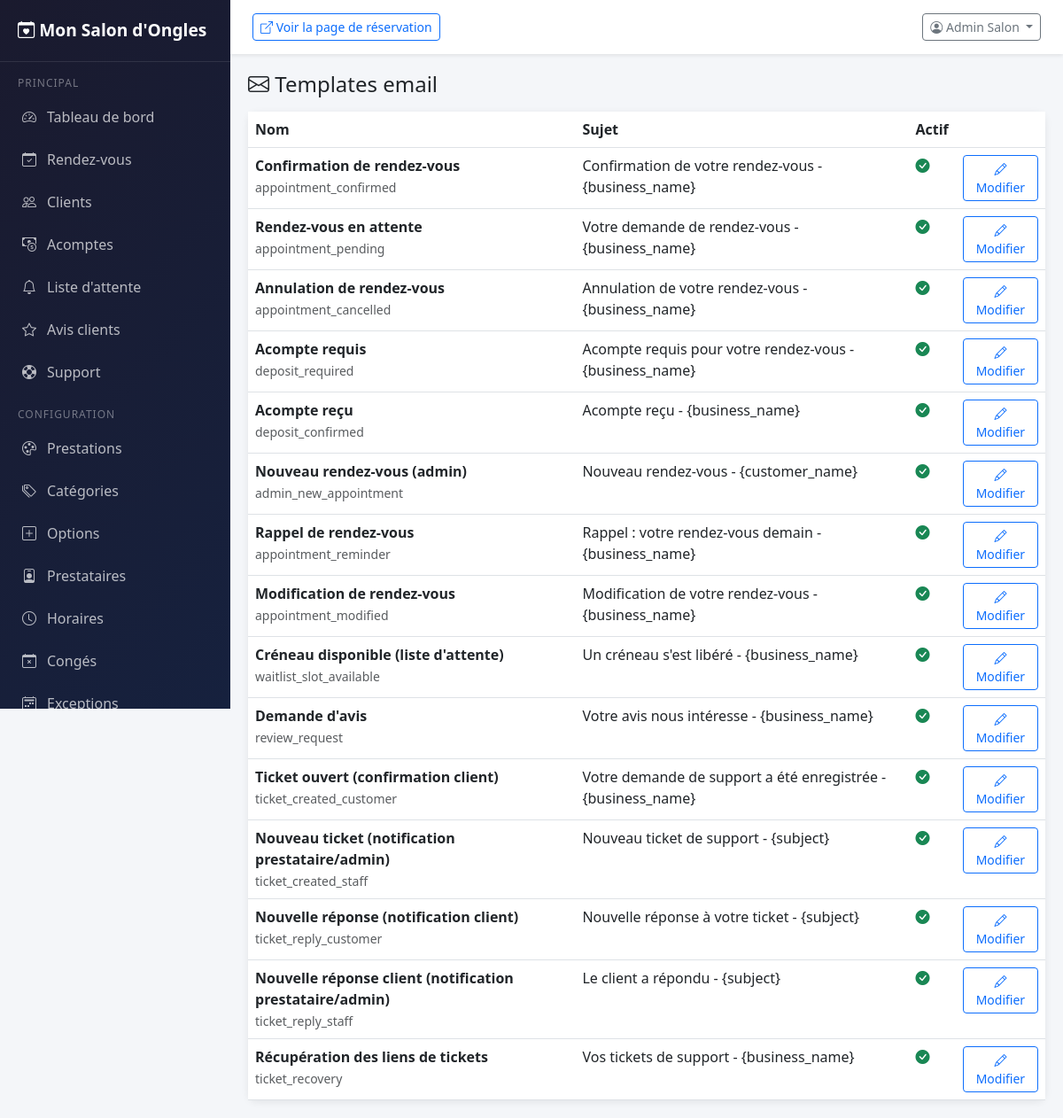
The app's page /admin/index.php?page=email-templates (signed in) with its own data.
### tables this page shows
CREATE TABLE IF NOT EXISTS `ab_email_templates` (
  `id` INT UNSIGNED AUTO_INCREMENT PRIMARY KEY,
  `slug` VARCHAR(100) NOT NULL UNIQUE,
  `name` VARCHAR(200) NOT NULL,
  `subject` VARCHAR(255) NOT NULL,
  `body` TEXT NOT NULL,
  `variables` TEXT COMMENT 'Variables disponibles (JSON)',
  `is_active` TINYINT(1) DEFAULT 1,
  `updated_at` DATETIME DEFAULT CURRENT_TIMESTAMP ON UPDATE CURRENT_TIMESTAMP
);

### admin/index.php (called while the page is built, shortened)
<?php
require_once __DIR__ . '/../core/App.php';
$page = $_GET['page'] ?? 'dashboard';
$pageFile = __DIR__ . '/pages/' . $page . '.php';
if (file_exists($pageFile)) {
    if ($page === 'login') {
        require $pageFile;
    } else {
        $pageContent = $page;
        require __DIR__ . '/layout.php';
    }
} else {
    http_response_code(404);
    echo 'Page non trouvée';
}

### core/Settings.php (called while the page is built, shortened)
<?php
class Settings {
    private static array $cache = [];
    private static bool $loaded = false;
    public static function loadAll(): void {
        if (self::$loaded) return;
        $db = Database::getInstance();
        $rows = $db->fetchAll("SELECT setting_key, setting_value FROM ab_settings");
        foreach ($rows as $row) {
            self::$cache[$row['setting_key']] = $row['setting_value'];
        }
        self::$loaded = true;
    }
    public static function get(string $key, string $default = ''): string {
        return self::$cache[$key] ?? $default;
    }
}

### core/App.php (called while the page is built, shortened)
<?php
require_once __DIR__ . '/Database.php';
require_once __DIR__ . '/Settings.php';
function ab_url(string $path = ''): string {
    static $baseUrl = null;
    if ($baseUrl === null) {
        if (defined('AB_BASE_URL') && AB_BASE_URL !== '' && AB_BASE_URL !== 'http://localhost/ABAppointments') {
            $baseUrl = rtrim(AB_BASE_URL, '/');
        } elseif (isset($_SERVER['HTTP_HOST'])) {
            $scheme = (!empty($_SERVER['HTTPS']) && $_SERVER['HTTPS'] !== 'off') ? 'https' : 'http';
            $scriptDir = dirname($_SERVER['SCRIPT_NAME']);
            if (preg_match('#/(public|admin|api)$#', $scriptDir)) {
                $scriptDir = dirname($scriptDir);
            }
            $baseUrl = $scheme . '://' . $_SERVER['HTTP_HOST'] . rtrim($scriptDir, '/');
        } else {
            $baseUrl = rtrim(AB_BASE_URL, '/');
        }
    }
    return $baseUrl . '/' . ltrim($path, '/');
}
function ab_escape(string $str): string {
    return htmlspecialchars($str, ENT_QUOTES, 'UTF-8');
}
function ab_setting(string $key, string $default = ''): string {
    return Settings::get($key, $default);
}
function ab_feature_enabled(string $feature): bool {
    $key = AB_TOGGLEABLE_FEATURES[$feature] ?? null;
    return ab_setting($key, '1') === '1';
}

### core/Database.php (called while the page is built, shortened)
<?php
class Database {
    private static ?Database $instance = null;
    private PDO $pdo;
    private function __construct() {
        $dsn = 'mysql:host=' . AB_DB_HOST . ';dbname=' . AB_DB_NAME . ';charset=' . AB_DB_CHARSET;
        $this->pdo = new PDO($dsn, AB_DB_USER, AB_DB_PASS, [
            PDO::ATTR_ERRMODE => PDO::ERRMODE_EXCEPTION,
            PDO::ATTR_DEFAULT_FETCH_MODE => PDO::FETCH_ASSOC,
            PDO::ATTR_EMULATE_PREPARES => false,
        ]);
        $this->pdo->exec("SET time_zone = '+00:00'");
    }
    public static function getInstance(): self {
        if (self::$instance === null) {
            self::$instance = new self();
        }
        return self::$instance;
    }
    public function query(string $sql, array $params = []): PDOStatement {
        $stmt = $this->pdo->prepare($sql);
        $stmt->execute($params);
        return $stmt;
    }
    public function fetchAll(string $sql, array $params = []): array {
        return $this->query($sql, $params)->fetchAll();
    }
}

### admin/pages/email-templates.php (the view, shortened to what this page needs)
<?php
$db = Database::getInstance();
$templates = $db->fetchAll("SELECT * FROM ab_email_templates ORDER BY id");
$editTemplate = isset($_GET['edit']) ? $db->fetchOne("SELECT * FROM ab_email_templates WHERE id = ?", [(int)$_GET['edit']]) : null;
?>
<h4 class="mb-3"><i class="bi bi-envelope"></i> Templates email</h4>
<?php if ($editTemplate): ?>
<div class="card">
    <div class="card-header bg-white"><h5 class="mb-0">Modifier : <?= ab_escape($editTemplate['name']) ?></h5></div>
    <div class="card-body">
        <form method="POST">
            <?= Auth::csrfField() ?>
            <input type="hidden" name="id" value="<?= $editTemplate['id'] ?>">
            <div class="mb-3">
                <label class="form-label">Sujet</label>
                <input type="text" name="subject" class="form-control" value="<?= ab_escape($editTemplate['subject']) ?>">
            </div>
            <div class="mb-3">
                <label class="form-label">Corps du mail (HTML)</label>
                <textarea name="body" class="form-control" rows="15" style="font-family:monospace;font-size:13px;"><?= ab_escape($editTemplate['body']) ?></textarea>
            </div>
            <div class="mb-3">
                <label class="form-label">Variables disponibles :</label>
                <div class="d-flex flex-wrap gap-1">
                    <?php foreach (json_decode($editTemplate['variables'] ?? '[]', true) as $v): ?>
                    <code class="badge bg-light text-dark border">{<?= $v ?>}</code>
                    <?php endforeach; ?>
                </div>
            </div>
            <div class="form-check form-switch mb-3">
                <input type="checkbox" name="is_active" class="form-check-input" <?= $editTemplate['is_active'] ? 'checked' : '' ?>>
                <label class="form-check-label">Actif</label>
            </div>
            <button type="submit" class="btn btn-primary"><i class="bi bi-check"></i> Enregistrer</button>
            <a href="<?= ab_url('admin/index.php?page=email-templates') ?>" class="btn btn-outline-secondary">Annuler</a>
        </form>
    </div>
</div>
<?php else: ?>
<div class="card">
    <div class="table-responsive">
        <table class="table table-hover mb-0">
            <thead><tr><th>Nom</th><th>Sujet</th><th>Actif</th><th></th></tr></thead>
            <tbody>
            <?php foreach ($templates as $t): ?>
            <tr>
                <td><strong><?= ab_escape($t['name']) ?></strong><br><small class="text-muted"><?= $t['slug'] ?></small></td>
                <td><?= ab_escape($t['subject']) ?></td>
                <td><?= $t['is_active'] ? '<i class="bi bi-check-circle-fill text-success"></i>' : '<i class="bi bi-x-circle text-danger"></i>' ?></td>
                <td><a href="<?= ab_url('admin/index.php?page=email-templates&edit=' . $t['id']) ?>" class="btn btn-sm btn-outline-primary"><i class="bi bi-pencil"></i> Modifier</a></td>
            </tr>
            <?php endforeach; ?>
            </tbody>
        </table>
    </div>
</div>
<?php endif; ?>

### admin/layout.php (shortened to what this page needs)
<?php
$currentPage = $pageContent;
$userName = $_SESSION['user_name'] ?? 'Admin';
$isAdmin = Auth::isAdmin();
?>
<!DOCTYPE html>
<html lang="fr">
<head>
    <link href="https://cdn.jsdelivr.net/npm/bootstrap@5.3.0/dist/css/bootstrap.min.css" rel="stylesheet">
    <link href="https://cdn.jsdelivr.net/npm/bootstrap-icons@1.10.0/font/bootstrap-icons.css" rel="stylesheet">
    <link href="https://cdn.jsdelivr.net/npm/fullcalendar@6.1.8/index.global.min.css" rel="stylesheet">
</head>
<body>
    <div class="sidebar" id="sidebar">
        <div class="brand">
            <i class="bi bi-calendar-heart"></i> <?= ab_escape(ab_setting('business_name', 'ABAppointments')) ?>
        </div>
        <nav>
            <div class="nav-section">Principal</div>
            <a href="<?= ab_url('admin/index.php?page=dashboard') ?>" class="nav-link <?= $currentPage === 'dashboard' ? 'active' : '' ?>">
                <i class="bi bi-speedometer2"></i> Tableau de bord
            </a>
            <a href="<?= ab_url('admin/index.php?page=appointments') ?>" class="nav-link <?= $currentPage === 'appointments' ? 'active' : '' ?>">
                <i class="bi bi-calendar-check"></i> Rendez-vous
            </a>
            <a href="<?= ab_url('admin/index.php?page=customers') ?>" class="nav-link <?= $currentPage === 'customers' ? 'active' : '' ?>">
                <i class="bi bi-people"></i> Clients
            </a>
            <?php if (ab_feature_enabled('deposits')): ?>
            <a href="<?= ab_url('admin/index.php?page=deposits') ?>" class="nav-link <?= $currentPage === 'deposits' ? 'active' : '' ?>">
                <i class="bi bi-cash-coin"></i> Acomptes
            </a>
            <?php endif; ?>
            <?php if (ab_feature_enabled('waitlist')): ?>
            <a href="<?= ab_url('admin/index.php?page=waitlist') ?>" class="nav-link <?= $currentPage === 'waitlist' ? 'active' : '' ?>">
                <i class="bi bi-bell"></i> Liste d'attente
            </a>
            <?php endif; ?>
            <?php if (ab_feature_enabled('reviews')): ?>
            <a href="<?= ab_url('admin/index.php?page=reviews') ?>" class="nav-link <?= $currentPage === 'reviews' ? 'active' : '' ?>">
                <i class="bi bi-star"></i> Avis clients
            </a>
            <?php endif; ?>
            <?php if (ab_feature_enabled('tickets')): ?>
            <a href="<?= ab_url('admin/index.php?page=tickets') ?>" class="nav-link <?= $currentPage === 'tickets' ? 'active' : '' ?>">
                <i class="bi bi-life-preserver"></i> Support
            </a>
            <?php endif; ?>
            <div class="nav-section">Configuration</div>
            <a href="<?= ab_url('admin/index.php?page=services') ?>" class="nav-link <?= $currentPage === 'services' ? 'active' : '' ?>">
                <i class="bi bi-palette"></i> Prestations
            </a>
            <a href="<?= ab_url('admin/index.php?page=categories') ?>" class="nav-link <?= $currentPage === 'categories' ? 'active' : '' ?>">
                <i class="bi bi-tags"></i> Catégories
            </a>
            <a href="<?= ab_url('admin/index.php?page=booking-options') ?>" class="nav-link <?= $currentPage === 'booking-options' ? 'active' : '' ?>">
                <i class="bi bi-plus-square"></i> Options
            </a>
            <?php if ($isAdmin): ?>
            <a href="<?= ab_url('admin/index.php?page=providers') ?>" class="nav-link <?= $currentPage === 'providers' ? 'active' : '' ?>">
                <i class="bi bi-person-badge"></i> Prestataires
            </a>
            <?php endif; ?>
            <a href="<?= ab_url('admin/index.php?page=working-hours') ?>" class="nav-link <?= $currentPage === 'working-hours' ? 'active' : '' ?>">
                <i class="bi bi-clock"></i> Horaires
            </a>
            <a href="<?= ab_url('admin/index.php?page=holidays') ?>" class="nav-link <?= $currentPage === 'holidays' ? 'active' : '' ?>">
                <i class="bi bi-calendar-x"></i> Congés
            </a>
            <a href="<?= ab_url('admin/index.php?page=day-exceptions') ?>" class="nav-link <?= $currentPage === 'day-exceptions' ? 'active' : '' ?>">
                <i class="bi bi-calendar2-week"></i> Exceptions
            </a>
        </nav>
    </div>
    <div class="main-content">
        <div class="top-bar">
            <div>
                <a href="<?= ab_url('public/') ?>" target="_blank" class="btn btn-sm btn-outline-primary">
                    <i class="bi bi-box-arrow-up-right"></i> Voir la page de réservation
                </a>
            </div>
            <div class="dropdown">
                <button class="btn btn-sm btn-outline-secondary dropdown-toggle" data-bs-toggle="dropdown">
                    <i class="bi bi-person-circle"></i> <?= ab_escape($userName) ?>
                </button>
            </div>
        </div>
        <?php require __DIR__ . '/pages/' . $currentPage . '.php'; ?>
    </div>
</body>
</html>

### records on screen
ab_email_templates: name "Confirmation de rendez-vous", slug "appointment_confirmed", subject "Confirmation de votre rendez-vous - {business_name}", is_active 1 (drawn)
ab_email_templates: name "Rendez-vous en attente", slug "appointment_pending", subject "Votre demande de rendez-vous - {business_name}", is_active 1 (drawn)
ab_email_templates: name "Annulation de rendez-vous", slug "appointment_cancelled", subject "Annulation de votre rendez-vous - {business_name}", is_active 1 (drawn)
ab_email_templates: name "Acompte requis", slug "deposit_required", subject "Acompte requis pour votre rendez-vous - {business_name}", is_active 1 (drawn)
ab_email_templates: name "Acompte reçu", slug "deposit_confirmed", subject "Acompte reçu - {business_name}", is_active 1 (drawn)
ab_email_templates: name "Nouveau rendez-vous (admin)", slug "admin_new_appointment", subject "Nouveau rendez-vous - {customer_name}", is_active 1 (drawn)
ab_email_templates: name "Rappel de rendez-vous", slug "appointment_reminder", subject "Rappel : votre rendez-vous demain - {business_name}", is_active 1 (drawn)
ab_email_templates: name "Modification de rendez-vous", slug "appointment_modified", subject "Modification de votre rendez-vous - {business_name}", is_active 1 (drawn)
ab_email_templates: name "Créneau disponible (liste d'attente)", slug "waitlist_slot_available", subject "Un créneau s'est libéré - {business_name}", is_active 1 (drawn)
ab_email_templates: name "Demande d'avis", slug "review_request", subject "Votre avis nous intéresse - {business_name}", is_active 1 (drawn)
ab_email_templates: name "Ticket ouvert (confirmation client)", slug "ticket_created_customer", subject "Votre demande de support a été enregistrée - {business_name}", is_active 1 (drawn)
ab_email_templates: name "Nouveau ticket (notification prestataire/admin)", slug "ticket_created_staff", subject "Nouveau ticket de support - {subject}", is_active 1 (drawn)
ab_email_templates: name "Nouvelle réponse (notification client)", slug "ticket_reply_customer", subject "Nouvelle réponse à votre ticket - {subject}", is_active 1 (drawn)
ab_email_templates: name "Nouvelle réponse client (notification prestataire/admin)", slug "ticket_reply_staff", subject "Le client a répondu - {subject}", is_active 1 (drawn)
ab_email_templates: name "Récupération des liens de tickets", slug "ticket_recovery", subject "Vos tickets de support - {business_name}", is_active 1 (drawn)

### other values on screen
ab_escape(ab_setting('business_name', 'ABAppointments')) "Mon Salon d'Ongles"
ab_escape($userName) "Admin Salon"
